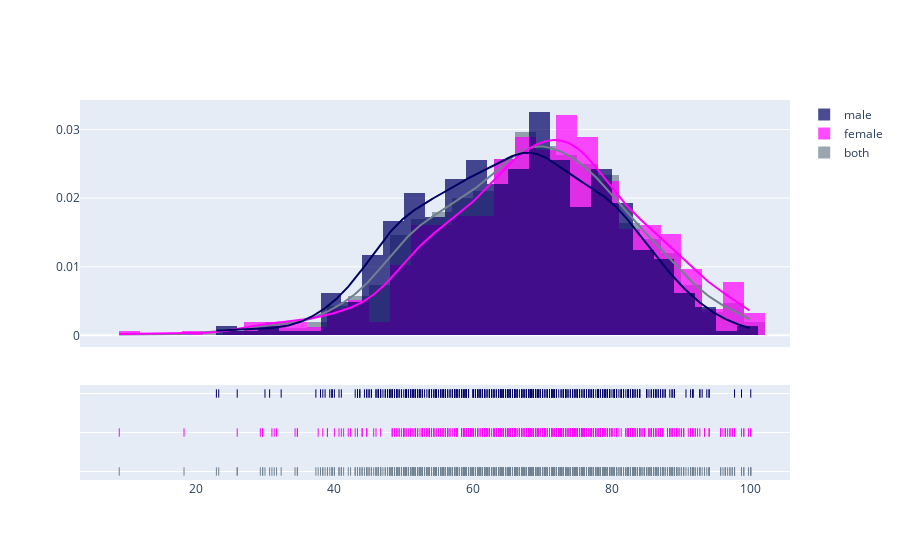

Write notebook code for a chart like this one.
### Markdown cell above
Let's delve deeper into the data and examine the impact of various columns on students' performance in exams.

### Code cell
female = df[df['gender'] == 'female']['average score']
male = df[df['gender'] == 'male']['average score']
fig = ff.create_distplot([df['average score'], female, male], ['both','female', 'male'], colors=['slategray','magenta','rgb(0, 0, 100)'], bin_size=3)
fig.show()

### Figure 1 — Plotly figure (JSON) as saved in the notebook; plotly's stock layout.template omitted (floating-point values rounded to 4 significant figures; data arrays with more than 128 entries replaced by an {"elided": "..."} marker saying what was removed)
{"data": [{"autobinx": false, "histnorm": "probability density", "legendgroup": "both", "marker": {"color": "slategray"}, "name": "both", "opacity": 0.7, "type": "histogram", "x": {"elided": "1000 float values"}, "xaxis": "x", "xbins": {"end": 100, "size": 3, "start": 9}, "yaxis": "y"}, {"autobinx": false, "histnorm": "probability density", "legendgroup": "female", "marker": {"color": "magenta"}, "name": "female", "opacity": 0.7, "type": "histogram", "x": {"elided": "518 float values"}, "xaxis": "x", "xbins": {"end": 100, "size": 3, "start": 9}, "yaxis": "y"}, {"autobinx": false, "histnorm": "probability density", "legendgroup": "male", "marker": {"color": "rgb(0, 0, 100)"}, "name": "male", "opacity": 0.7, "type": "histogram", "x": {"elided": "482 float values"}, "xaxis": "x", "xbins": {"end": 100, "size": 3, "start": 23}, "yaxis": "y"}, {"legendgroup": "both", "marker": {"color": "slategray"}, "mode": "lines", "name": "both", "showlegend": false, "type": "scatter", "x": {"elided": "500 float values"}, "xaxis": "x", "y": {"elided": "500 float values"}, "yaxis": "y"}, {"legendgroup": "female", "marker": {"color": "magenta"}, "mode": "lines", "name": "female", "showlegend": false, "type": "scatter", "x": {"elided": "500 float values"}, "xaxis": "x", "y": {"elided": "500 float values"}, "yaxis": "y"}, {"legendgroup": "male", "marker": {"color": "rgb(0, 0, 100)"}, "mode": "lines", "name": "male", "showlegend": false, "type": "scatter", "x": {"elided": "500 float values"}, "xaxis": "x", "y": {"elided": "500 float values"}, "yaxis": "y"}, {"legendgroup": "both", "marker": {"color": "slategray", "symbol": "line-ns-open"}, "mode": "markers", "name": "both", "showlegend": false, "type": "scatter", "x": {"elided": "1000 float values"}, "xaxis": "x", "y": {"elided": "1000 str values"}, "yaxis": "y2"}, {"legendgroup": "female", "marker": {"color": "magenta", "symbol": "line-ns-open"}, "mode": "markers", "name": "female", "showlegend": false, "type": "scatter", "x": {"elided": "518 float values"}, "xaxis": "x", "y": {"elided": "518 str values"}, "yaxis": "y2"}, {"legendgroup": "male", "marker": {"color": "rgb(0, 0, 100)", "symbol": "line-ns-open"}, "mode": "markers", "name": "male", "showlegend": false, "type": "scatter", "x": {"elided": "482 float values"}, "xaxis": "x", "y": {"elided": "482 str values"}, "yaxis": "y2"}], "layout": {"barmode": "overlay", "hovermode": "closest", "legend": {"traceorder": "reversed"}, "xaxis": {"anchor": "y2", "domain": [0, 1], "zeroline": false}, "yaxis": {"anchor": "free", "domain": [0.35, 1], "position": 0}, "yaxis2": {"anchor": "x", "domain": [0, 0.25], "dtick": 1, "showticklabels": false}}}
